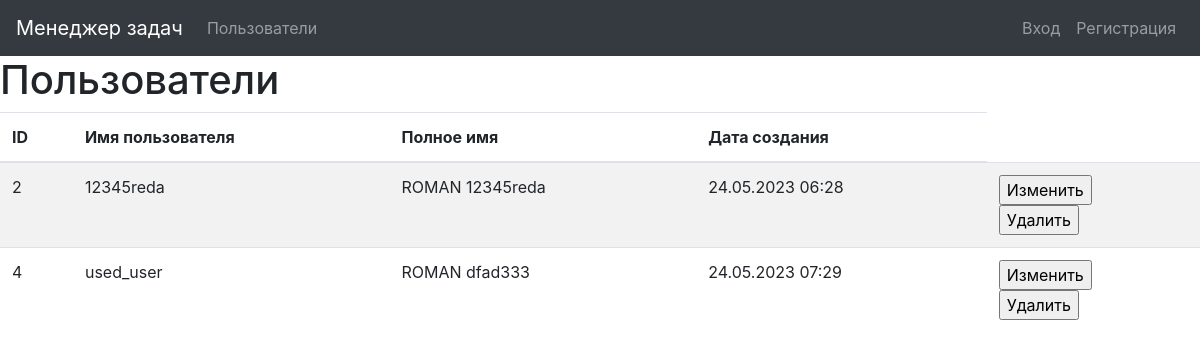
/users/, run on the app's committed database.
### task_manager/users/models.py (models this page shows)
class User(AbstractUser):
    def __str__(self):
        return self.get_full_name()

### task_manager/users/views.py (the view)
# urls.py: path('', views.UsersListView.as_view(), name='users_list'),
class UsersListView(ListView):
    model = User
    template_name = 'user/user_list.html'
    context_object_name = 'users'

### task_manager/templates/user/user_list.html (shortened to what this page needs)
{% extends "base.html" %}
{% block content %}
{% load i18n %}
<h1>{% translate "Users list" %}</h1>
<div class="table-responsive">
  <table class="table table-striped">
    <thead>
      <tr>
        <th>{% translate "ID" %}</th>
        <th>{% translate "Username" %}</th>
        <th>{% translate "Full name" %}</th>
        <th>{% translate "Created at" %}</th>
      </tr>
    </thead>
    <tbody>
    {% for user in users %}
      <tr>
        <td>{{ user.id }}</td>
        <td>{{ user.username }}</td>
        <td>{{ user.first_name }} {{ user.last_name }}</td>
        <td>{{ user.date_joined|date:"d.m.Y H:i" }}</td>
        <td>
          <form action="{% url 'user_update' pk=user.id %}" method="get">
          <input type="submit" value='{% translate "Change data" %}'>
          </form>
          <form action="{% url 'user_delete' pk=user.id %}" method="get">
          <input type="submit" value='{% translate "Delete data" %}'>
          </form>
        </td>
      </tr>
      {% endfor %}
      </tbody>
</table>
  </div>
{% endblock %}

### data on the page
User: id "2", username "12345reda", first_name "ROMAN", last_name "12345reda", date_joined "24.05.2023 06:28"
User: id "4", username "used_user", first_name "ROMAN", last_name "dfad333", date_joined "24.05.2023 07:29"
